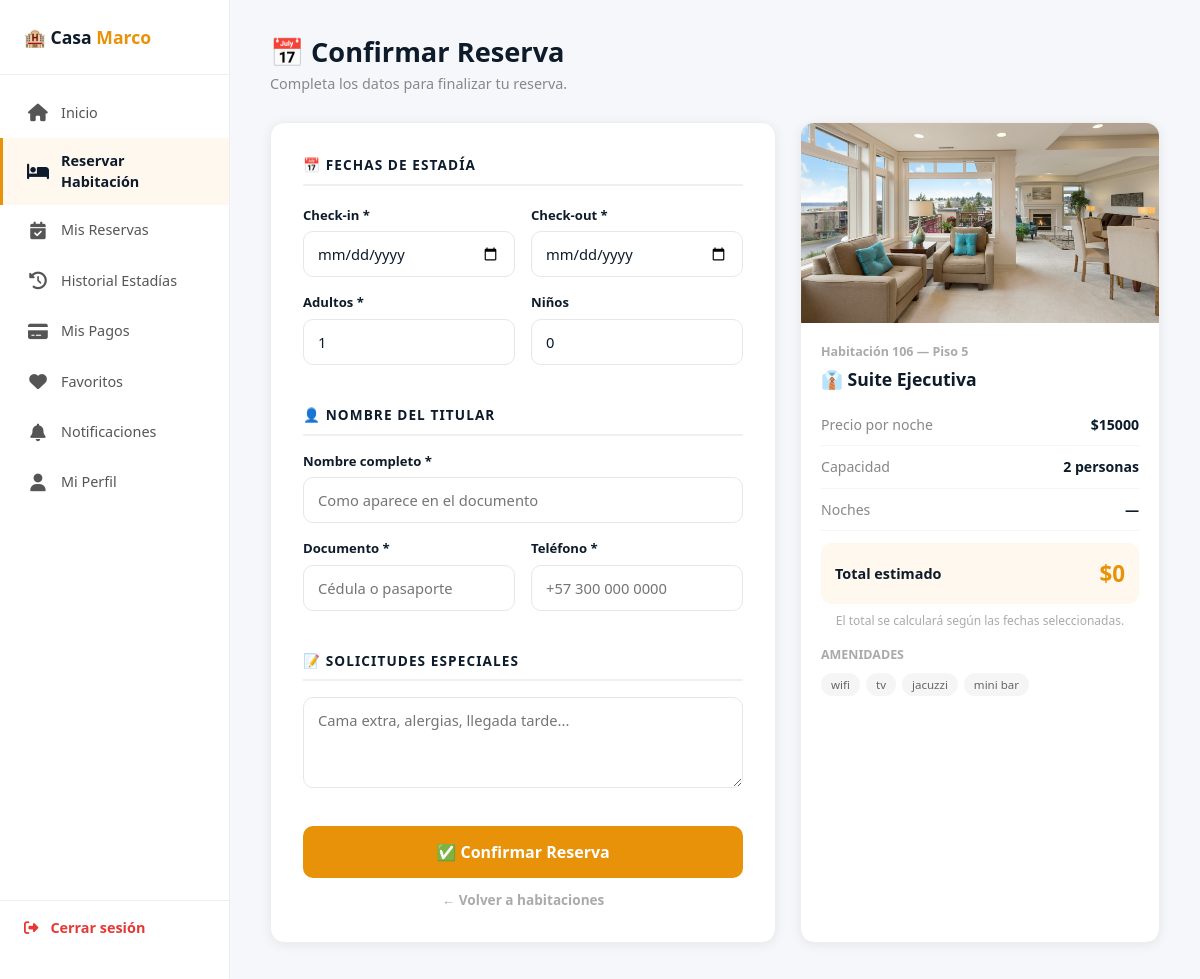
/habitaciones/reservar/5/ (signed in), run on the app's committed database.
### crud_app/models.py (models this page shows, shortened)
class Habitacion(models.Model):
    TIPOS = [
        ('estandar',    '🛏️ Estándar'),
        ('deluxe',      '🛏️ Deluxe'),
        ('suite',       '⭐ Suite'),
        ('suite_ejecutiva', '👔 Suite Ejecutiva'),
        ('suite_presidencial', '👑 Suite Presidencial'),
        ('villa',       '🏡 Villa Familiar'),
    ]
    ESTADOS = [
        ('disponible',   '🟢 Disponible'),
        ('reservada',    '📋 Reservada'),
        ('ocupada',      '🔵 Ocupada'),
        ('limpieza',     '🟡 Limpieza'),
        ('mantenimiento','🔴 Mantenimiento'),
    ]
    numero          = models.CharField(max_length=10, unique=True)
    tipo            = models.CharField(max_length=30, choices=TIPOS, default='estandar')
    descripcion     = models.TextField()
    precio_noche    = models.DecimalField(max_digits=10, decimal_places=2)
    capacidad       = models.PositiveIntegerField(default=2)
    piso            = models.PositiveIntegerField(default=1)
    estado          = models.CharField(max_length=20, choices=ESTADOS, default='disponible')
    imagen          = models.ImageField(upload_to='habitaciones/', blank=True, null=True)
    imagen_url      = models.URLField(blank=True, null=True)
    amenidades      = models.TextField(blank=True, null=True)
    activa          = models.BooleanField(default=True)
    imagenes_galeria = models.TextField(blank=True, null=True)
    creado_el       = models.DateTimeField(auto_now_add=True)
    @property
    def amenidades_lista(self):
        if self.amenidades:
            return [a.strip() for a in self.amenidades.split(',')]
        return []

class FotoHabitacion(models.Model):
    habitacion = models.ForeignKey(Habitacion, on_delete=models.CASCADE, related_name='fotos')
    imagen     = models.ImageField(upload_to='habitaciones/galeria/')
    orden      = models.PositiveIntegerField(default=0)
    creado_el  = models.DateTimeField(auto_now_add=True)
    class Meta:
        ordering = ['orden']

### crud_app/views.py (the view, shortened to what this page needs)
# urls.py: path('habitaciones/reservar/<int:hab_pk>/', views.confirmar_reserva, name='confirmar_reserva'),
@login_required(login_url='login')
def confirmar_reserva(request, hab_pk):
    habitacion = Habitacion.objects.get(pk=hab_pk)
    return render(request, 'crud_app/confirmar_reserva.html', {'habitacion': habitacion})

### crud_app/templates/crud_app/confirmar_reserva.html (shortened to what this page needs)
{% load static %}
<!DOCTYPE html>
<html lang="es">
<head>
  <link href="https://cdn.jsdelivr.net/npm/bootstrap@5.3.0/dist/css/bootstrap.min.css" rel="stylesheet">
  <link rel="stylesheet" href="https://cdnjs.cloudflare.com/ajax/libs/font-awesome/6.4.0/css/all.min.css"/>
</head>
<body>
<aside class="sidebar">
  <div class="sidebar-logo">🏨 Casa <span>Marco</span></div>
  <nav class="sidebar-nav">
    <a href="{% url 'home' %}">
      <span class="icon"><i class="fas fa-home"></i></span> Inicio
    </a>
    <a href="{% url 'reservar_habitacion' %}" class="active">
      <span class="icon"><i class="fas fa-bed"></i></span> Reservar Habitación
    </a>
    <a href="{% url 'mis_reservas' %}">
      <span class="icon"><i class="fas fa-calendar-check"></i></span> Mis Reservas
    </a>
    <a href="{% url 'historial_estadias' %}">
      <span class="icon"><i class="fas fa-history"></i></span> Historial Estadías
    </a>
    <a href="{% url 'mis_pagos' %}">
      <span class="icon"><i class="fas fa-credit-card"></i></span> Mis Pagos
    </a>
    <a href="{% url 'favoritos' %}">
      <span class="icon"><i class="fas fa-heart"></i></span> Favoritos
    </a>
    <a href="{% url 'notificaciones' %}">
      <span class="icon"><i class="fas fa-bell"></i></span> Notificaciones
    </a>
    <a href="{% url 'perfil_usuario' %}">
      <span class="icon"><i class="fas fa-user"></i></span> Mi Perfil
    </a>
  </nav>
  <div class="sidebar-logout">
    <a href="{% url 'logout' %}">
      <span class="icon"><i class="fas fa-sign-out-alt"></i></span> Cerrar sesión
    </a>
  </div>
</aside>
<main class="main">
  <h1 class="page-title">📅 Confirmar Reserva</h1>
  <p class="page-sub">Completa los datos para finalizar tu reserva.</p>
  <div class="grid">
    <div class="form-card">
      <form method="POST">
        <div class="form-section-title" style="margin-bottom:20px;">📅 Fechas de estadía</div>
        <div class="form-row">
          <div class="form-group">
            <label class="form-label">Check-in *</label>
            <input type="date" name="check_in" class="form-input" required
                   min="{% now 'Y-m-d' %}" id="checkin" onchange="calcTotal()">
          </div>
          <div class="form-group">
            <label class="form-label">Check-out *</label>
            <input type="date" name="check_out" class="form-input" required
                   min="{% now 'Y-m-d' %}" id="checkout" onchange="calcTotal()">
          </div>
        </div>
        <div class="form-row">
          <div class="form-group">
            <label class="form-label">Adultos *</label>
            <input type="number" name="adultos" class="form-input" min="1"
                   max="{{ habitacion.capacidad }}" value="1" required>
          </div>
          <div class="form-group">
            <label class="form-label">Niños</label>
            <input type="number" name="ninos" class="form-input" min="0" value="0">
          </div>
        </div>
        <div class="form-section-title" style="margin:24px 0 16px;">👤 Nombre del titular</div>
        <div class="form-group">
          <label class="form-label">Nombre completo *</label>
          <input type="text" name="nombre_huesped" class="form-input"
                 placeholder="Como aparece en el documento" required>
        </div>
        <div class="form-row">
          <div class="form-group">
            <label class="form-label">Documento *</label>
            <input type="text" name="documento" class="form-input"
                   placeholder="Cédula o pasaporte" required>
          </div>
          <div class="form-group">
            <label class="form-label">Teléfono *</label>
            <input type="text" name="telefono" class="form-input"
                   placeholder="+57 300 000 0000" required>
          </div>
        </div>
        <div class="form-section-title" style="margin:24px 0 16px;">📝 Solicitudes especiales</div>
        <div class="form-group">
          <textarea name="solicitudes" class="form-input" rows="3"
                    placeholder="Cama extra, alergias, llegada tarde..."></textarea>
        </div>
        <button type="submit" class="btn-confirmar">✅ Confirmar Reserva</button>
        <a href="{% url 'reservar_habitacion' %}" class="btn-volver">← Volver a habitaciones</a>
      </form>
    </div>
    <div class="resumen-card">
      <div class="resumen-img">
        {% if habitacion.imagen %}
  <img src="{{ habitacion.imagen.url }}" alt="{{ habitacion.tipo }}">
{% elif habitacion.fotos.first %}
  <img src="{{ habitacion.fotos.first.imagen.url }}" alt="{{ habitacion.tipo }}">
{% else %}
  <div class="resumen-img-placeholder">🛏️</div>
{% endif %}
      </div>
      <div class="resumen-body">
        <div class="resumen-tipo">Habitación {{ habitacion.numero }} — Piso {{ habitacion.piso }}</div>
        <div class="resumen-nombre">{{ habitacion.get_tipo_display }}</div>
        <div class="resumen-item">
          <span class="resumen-item-label">Precio por noche</span>
          <span class="resumen-item-valor">${{ habitacion.precio_noche|floatformat:0 }}</span>
        </div>
        <div class="resumen-item">
          <span class="resumen-item-label">Capacidad</span>
          <span class="resumen-item-valor">{{ habitacion.capacidad }} personas</span>
        </div>
        <div class="resumen-item">
          <span class="resumen-item-label">Noches</span>
          <span class="resumen-item-valor" id="noches-val">—</span>
        </div>
        <div class="resumen-total">
          <span class="resumen-total-label">Total estimado</span>
          <span class="resumen-total-valor" id="total-val">$0</span>
        </div>
        <div class="resumen-nota">El total se calculará según las fechas seleccionadas.</div>
        {% if habitacion.amenidades_lista %}
        <div style="margin-top:16px;">
          <div style="font-size:0.78rem;font-weight:700;color:#aaa;margin-bottom:8px;">AMENIDADES</div>
          <div style="display:flex;flex-wrap:wrap;gap:6px;">
            {% for a in habitacion.amenidades_lista %}
            <span style="font-size:0.72rem;background:#f5f5f5;color:#666;padding:3px 10px;border-radius:20px;">{{ a }}</span>
            {% endfor %}
          </div>
        </div>
        {% endif %}
      </div>
    </div>
  </div>
</main>
</body>
</html>

### crud_app/templates/crud_app/confirmar_reserva.html (style rules this page uses)
:root { --naranja: #E8920A; --azul-dark: #0D1B2A; }
* { box-sizing: border-box; margin: 0; padding: 0; }
body { font-family: 'Segoe UI', sans-serif; background: #f5f7fa; display: flex; min-height: 100vh; }
.sidebar { width: 230px; background: white; border-right: 1px solid #eee; display: flex; flex-direction: column; padding: 24px 0; position: fixed; top: 0; left: 0; bottom: 0; z-index: 100; }
.sidebar-logo { padding: 0 24px 24px; border-bottom: 1px solid #eee; font-size: 1.1rem; font-weight: 900; color: var(--azul-dark); }
.sidebar-logo span { color: var(--naranja); }
.sidebar-nav { padding: 12px 0; flex: 1; }
.sidebar-nav a { display: flex; align-items: center; gap: 12px; padding: 12px 24px; color: #555; text-decoration: none; font-size: 0.9rem; font-weight: 500; transition: all 0.2s; border-left: 3px solid transparent; }
.sidebar-nav a:hover, .sidebar-nav a.active { background: #fff8ee; color: var(--azul-dark); border-left-color: var(--naranja); font-weight: 700; }
.sidebar-nav .icon { font-size: 1.1rem; width: 22px; text-align: center; }
.sidebar-logout { padding: 16px 24px; border-top: 1px solid #eee; }
.sidebar-logout a { display: flex; align-items: center; gap: 12px; color: #e53935; text-decoration: none; font-size: 0.9rem; font-weight: 600; }
.main { margin-left: 230px; padding: 36px 40px; flex: 1; }
.page-title { font-size: 1.7rem; font-weight: 800; color: var(--azul-dark); margin-bottom: 4px; }
.page-sub { color: #888; font-size: 0.9rem; margin-bottom: 28px; }
.grid { display: grid; grid-template-columns: 1fr 360px; gap: 24px; }
.form-card { background: white; border-radius: 14px; padding: 32px; box-shadow: 0 2px 12px rgba(0,0,0,0.07); border: 1px solid #eee; }
.form-section-title { font-size: 0.85rem; font-weight: 700; color: var(--azul-dark); text-transform: uppercase; letter-spacing: 0.08em; margin-bottom: 16px; padding-bottom: 8px; border-bottom: 2px solid #f0f0f0; }
.form-row { display: grid; grid-template-columns: 1fr 1fr; gap: 16px; }
.form-group { margin-bottom: 16px; }
.form-label { display: block; font-size: 0.82rem; font-weight: 700; color: var(--azul-dark); margin-bottom: 6px; }
.form-input { width: 100%; padding: 11px 14px; border: 1.5px solid #e5e7eb; border-radius: 10px; font-size: 0.92rem; color: var(--azul-dark); outline: none; transition: border-color 0.2s; font-family: 'Segoe UI', sans-serif; }
.resumen-card { background: white; border-radius: 14px; overflow: hidden; box-shadow: 0 2px 12px rgba(0,0,0,0.07); border: 1px solid #eee; position: sticky; top: 24px; }
.resumen-img { height: 200px; overflow: hidden; background: #f0f2f5; }
.resumen-img img { width: 100%; height: 100%; object-fit: cover; }
.resumen-body { padding: 20px; }
.resumen-tipo { font-size: 0.78rem; color: #aaa; font-weight: 600; margin-bottom: 4px; }
.resumen-nombre { font-size: 1.1rem; font-weight: 800; color: var(--azul-dark); margin-bottom: 12px; }
.resumen-item { display: flex; justify-content: space-between; align-items: center; padding: 10px 0; border-bottom: 1px solid #f5f5f5; font-size: 0.88rem; }
.resumen-item-label { color: #888; }
.resumen-item-valor { font-weight: 700; color: var(--azul-dark); }
.resumen-total { background: #fff8ee; border-radius: 10px; padding: 14px; display: flex; justify-content: space-between; align-items: center; margin-top: 12px; }
.resumen-total-label { font-weight: 700; color: var(--azul-dark); font-size: 0.9rem; }
.resumen-total-valor { font-size: 1.4rem; font-weight: 900; color: var(--naranja); }
.resumen-nota { font-size: 0.75rem; color: #aaa; margin-top: 8px; text-align: center; }
.btn-confirmar { width: 100%; padding: 14px; background: var(--naranja); color: white; border: none; border-radius: 10px; font-weight: 700; font-size: 1rem; cursor: pointer; transition: background 0.2s; margin-top: 16px; }
.btn-volver { display: block; text-align: center; margin-top: 12px; color: #aaa; font-size: 0.85rem; text-decoration: none; font-weight: 600; }

### data on the page
Habitacion: fotos.first.imagen (picture), numero "106", piso "5", tipo "👔 Suite Ejecutiva", precio_noche "15000", capacidad "2"

### other printed values
{{ a }} "wifi" "tv" "jacuzzi" "mini bar"
